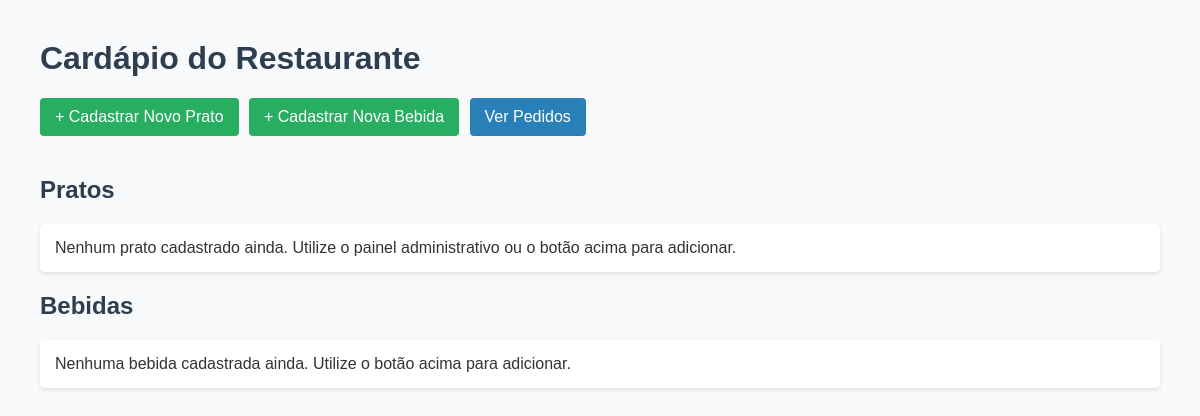
Page /pratos/ on the earlier database version.
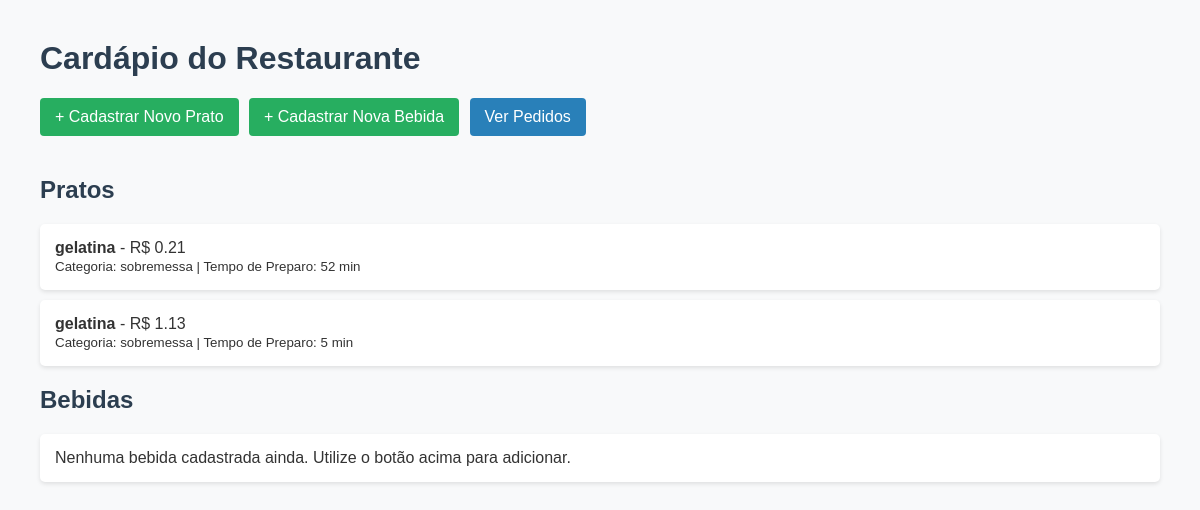
Same page on the later database version.
### cardapio/models.py (models this page shows, shortened)
class ItemCardapio(models.Model):
    nome = models.CharField(max_length=100)
    preco = models.DecimalField(max_digits=10, decimal_places=2)
    dias_disponiveis = models.JSONField(default=list)
    def __init__(self, *args, **kwargs):
        super().__init__(*args, **kwargs)
        self.__desconto_percentual = Decimal("0.00")
    @property
    def desconto_percentual(self) -> Decimal:
        return self.__desconto_percentual

class Prato(ItemCardapio):
    categoria = models.CharField(max_length=50)
    tempo_preparo_minutos = models.IntegerField()

class ItemCardapio(models.Model):
    nome = models.CharField(max_length=100)
    preco = models.DecimalField(max_digits=10, decimal_places=2)
    dias_disponiveis = models.JSONField(default=list)
    def __init__(self, *args, **kwargs):
        super().__init__(*args, **kwargs)
        self.__desconto_percentual = Decimal("0.00")
    @property
    def desconto_percentual(self) -> Decimal:
        return self.__desconto_percentual

### cardapio/views.py (the view)
# urls.py: path('pratos/', views.lista_pratos, name='lista_pratos'),
def lista_pratos(request):
    pratos = Prato.objects.all()
    bebidas = Bebida.objects.all()
    return render(request, "cardapio/lista_pratos.html", {"pratos": pratos, "bebidas": bebidas})

### cardapio/templates/cardapio/lista_pratos.html (shortened to what this page needs)
<!DOCTYPE html>
<html lang="pt-br">
<head>
</head>
<body>
    <h1>Cardápio do Restaurante</h1>
    <a href="{% url 'criar_prato' %}" class="btn">+ Cadastrar Novo Prato</a>
    <a href="{% url 'criar_bebida' %}" class="btn">+ Cadastrar Nova Bebida</a>
    <a href="{% url 'lista_pedidos' %}" class="btn" style="background: #2980b9;">Ver Pedidos</a>
    <h2>Pratos</h2>
    <ul>
        {% for prato in pratos %}
            <li>
                <strong>{{ prato.nome }}</strong> - R$ {{ prato.preco }}<br>
                <small>Categoria: {{ prato.categoria }} | Tempo de Preparo: {{ prato.tempo_preparo_minutos }} min</small>
            </li>
        {% empty %}
            <li>Nenhum prato cadastrado ainda. Utilize o painel administrativo ou o botão acima para adicionar.</li>
        {% endfor %}
    </ul>
    <h2>Bebidas</h2>
    <ul>
        {% for bebida in bebidas %}
            <li>
                <strong>{{ bebida.nome }}</strong> - R$ {{ bebida.preco }}<br>
                <small>Volume: {{ bebida.volume_ml }} ml | {% if bebida.eh_alcoolica %}Alcoólica{% else %}Não alcoólica{% endif %}</small>
            </li>
        {% empty %}
            <li>Nenhuma bebida cadastrada ainda. Utilize o botão acima para adicionar.</li>
        {% endfor %}
    </ul>
</body>
</html>

Differences in the rows shown:
added Prato: nome "gelatina", preco "0.21", categoria "sobremessa", tempo_preparo_minutos "52"
added Prato: nome "gelatina", preco "1.13", categoria "sobremessa", tempo_preparo_minutos "5"
Other differences:
text no longer shown: "Nenhum prato cadastrado ainda. Utilize o painel administrativo ou o botão acima para adicionar."
